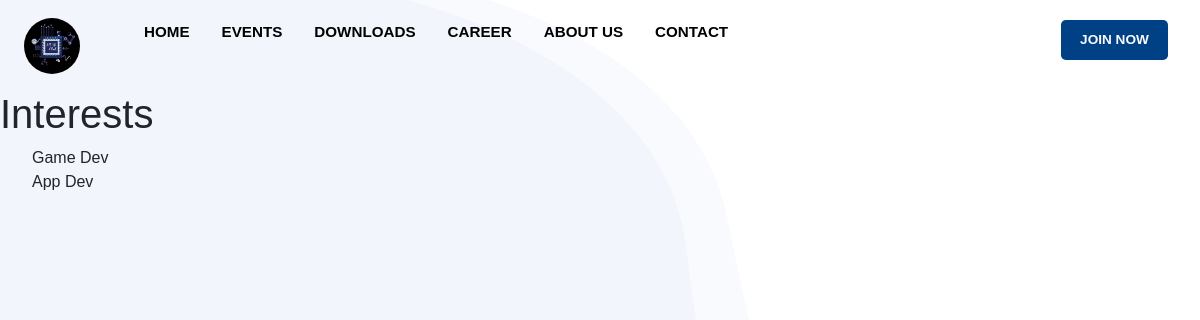
The page /interests on the database as committed earlier.
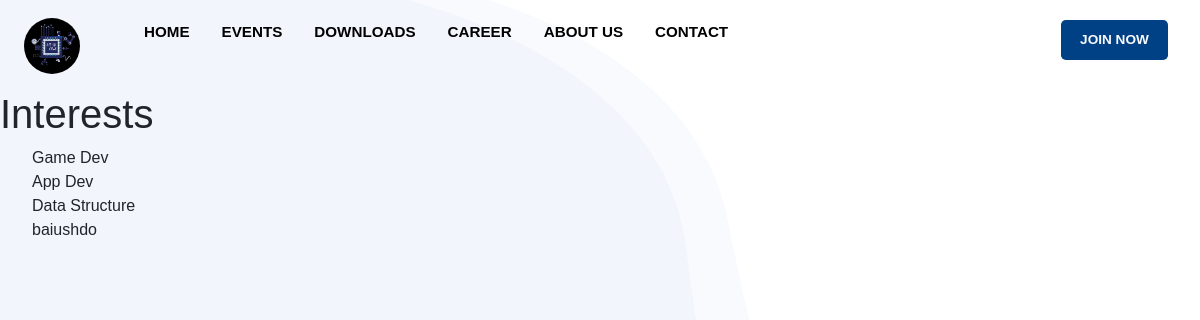
The same page on the database as committed later.
### tables this page shows
CREATE TABLE interests (ID INTEGER PRIMARY KEY AUTOINCREMENT NOT NULL,Interest NVARCHAR(255) NOT NULL);

### main.py (the view)
@app.route('/interests')
def interests():
    interests = db.getInterests()
    return render_template('0interests.html',interests=interests)

### db/db.py (called while the page is built)
def getInterests(conditions=None,fields=None):
    return dbTable['interests'].query(conditions,fields)

### db/table.py (called while the page is built, shortened)
    def query(self,fieldNValues=None,fields=None,order="",show=False):
        result= []
        f = ""
        if (fields):
            for field in fields:
                f += field + ","
            f = f[:-1]
        else:
            f = "*"
        q = ""
        values = []
        c = f"SELECT {f} FROM {self.name} {q} {order}"
        if show:
            self.display(f"Query in Table:{self.name} \nCommand:{c}\tValues:{values}",self.color)
        try:
            self.cur.execute(c,values)
            result = self.cur.fetchall()
            if show:
                self.display(f"Result: Success:{result}",self.color)
        except BaseException as e:
            if show:
                self.display(f"Result: Failed \tError:{e}",self.eColor)
        return result

### templates/0interests.html (shortened to what this page needs)
{% extends '0Base.html' %}
{% block body %}
<h1>Interests</h1>
<ul>
	{% for interest in interests %}
		<li>
			{{interest[1]}}
		</li>
	{% endfor %}
</ul>
{% endblock %}

### templates/0Base.html (shortened to what this page needs)
<html lang="en">
<head>
    <link rel="stylesheet" href="{{ url_for('static',filename='bootstrap-5.2.3-dist/css/bootstrap.css') }}">
    <link rel="stylesheet" href="{{ url_for('static',filename='css/index.css') }}" />
    <link rel="stylesheet" href="{{ url_for('static',filename='css/base.css') }}" /> {% block head %} {% endblock %}
</head>
<body>
    {% block navBar %}
    <div class="navbar">
        <a href="#">
            <img src="{{ url_for('static',filename='img/logo2.png') }}" alt="navbar-logo" class="navbar-logo" />
        </a>
        <ul class="navbar-list">
            <li class="navbar-items"><a href="#">HOME</a></li>
            <li class="navbar-items"><a href="#events">EVENTS</a></li>
            <li class="navbar-items"><a href="#downloads">DOWNLOADS</a></li>
            <li class="navbar-items"><a href="#career">CAREER</a></li>
            <li class="navbar-items"><a href="#about">ABOUT US</a></li>
            <li class="navbar-items"><a href="#contact">CONTACT</a></li>
        </ul>
        <button class="navbar-button"><a href="/signup">JOIN NOW</a></button>
    </div>
    {% endblock %}
    <div class="content">{% block body %} This is Base.html {% endblock %}</div>
</body>
</html>

### static/css/index.css (style rules this page uses)
* { margin: 0; }
a { color: inherit; text-decoration: none; }
:root { --primary-white: #f9fafe; --secondary-white: #f2f5fc; --tertiary-white: #e7ebf3; --primary-blue: #004185; --secondary-blue: #002751; --primary-black: #4b4b4b; }
body, html { width: 100vw; overflow-x: hidden; font-family: "Open Sans", sans-serif; font-weight: 400; scroll-behavior: auto; margin: 0; }
body { background-image: url(../img/hero-bg.png); background-color: var(--secondary-white); background-size: auto; background-repeat: no-repeat; -ms-overflow-style: none; scrollbar-width: none; }
ul { list-style-type: none; }
.content { margin-top: 90px; }
.navbar { padding: 0; position: fixed; display: flex; width: 100%; height: 80px; top: 0; }
.navbar-logo { margin-top: 0.75rem; margin-left: 1.5rem; margin-right: 2rem; border-radius: 50%; max-height: 3.5rem; }
.navbar-list { display: flex; align-items: center; margin-right: 2rem; }
.navbar-items { margin-right: 2rem; font-weight: 600; font-size: 0.95rem; color: black; }
.navbar-button { text-align: center; line-height: 2.5rem; display: flex; margin: auto; margin-right: 2rem; align-items: center; border: none; height: 2.5rem; padding: 1rem 1.2rem 1rem 1.2rem; background-color: var(--primary-blue); color: var(--primary-white); font-weight: 600; font-size: 0.85rem; border-radius: 0.3rem; cursor: pointer; }

### static/css/base.css (style rules this page uses)
body { margin: 0; font-family: sans-serif; }

Rows that differ between the two databases and show on the page:
added interests: Interest "Data Structure"
added interests: Interest "baiushdo"
